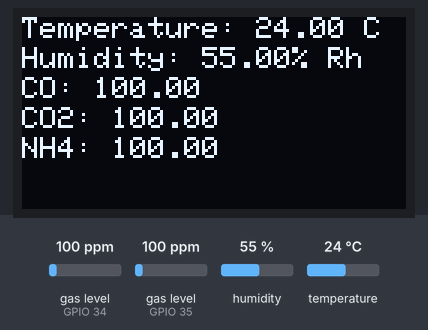
This program was run on a simulated ESP32. On the bench: 128×64 one-colour display. Inputs (shaded band) come from the test bench; at power-on: gas level (sensors on GPIO 34, GPIO 35) 100 ppm, humidity 55 %, temperature 24 °C. WiFi joins after 1.5 s; servers stay silent unless stated; the display library's start-up logo is not drawn; no MQTT or app messages arrive unless stated; what the program prints to the serial monitor is not drawn.

Above: at 4.8 s.
4.9 s: gas level (sensor on GPIO 34) set to 20 ppm
At 8.3 s:
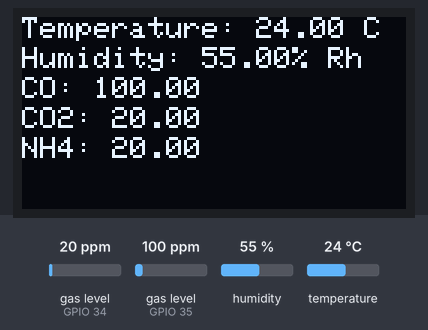
14.1 s: gas level (sensor on GPIO 35) set to 20 ppm
At 18.7 s:
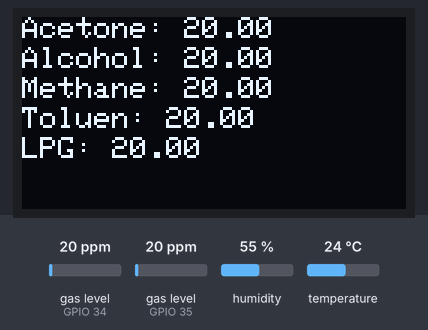
19.4 s: humidity set to 22 %
At 21.3 s:
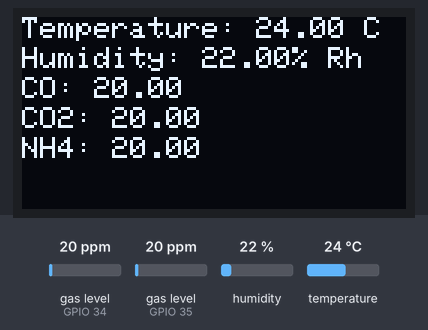
23.5 s: temperature set to 12 °C
At 25.2 s:
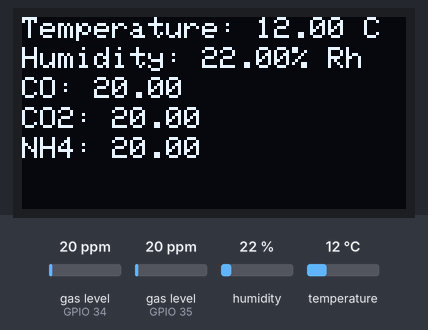
27.6 s: gas level (sensor on GPIO 34) set to 250 ppm
At 29.2 s:
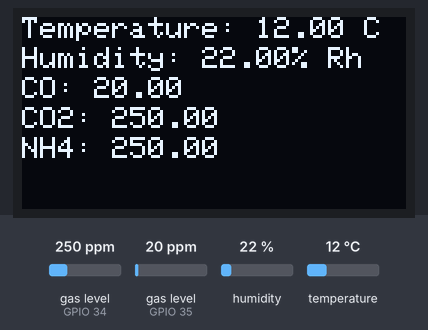
31.7 s: gas level (sensor on GPIO 35) set to 250 ppm
At 33.1 s:
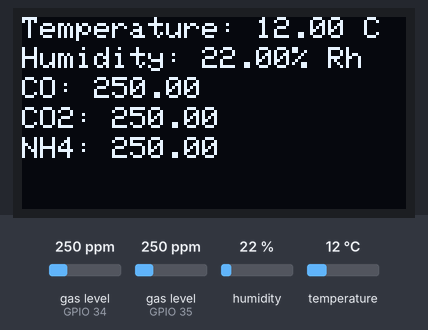
Timing chart, 0 to 34.7 s (numbered marks = the images above; inputs shaded):
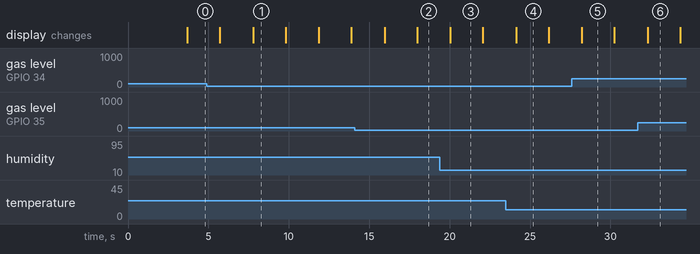

The program:

main.cpp
```cpp
#include <Arduino.h>
#include <WiFi.h>
#include <PubSubClient.h>
#include <Adafruit_Sensor.h>
#include <DHT.h>
#include <MQUnifiedsensor.h>
#include <Wire.h>
#include <Adafruit_GFX.h>
#include <Adafruit_SSD1306.h>

#define DHT_TYPE DHT11
#define DHT_PIN 27
#define MQ135_TYPE "MQ135"
#define MQ135_PIN 34
#define MQ135_CLEAN_AIR_RATIO 3.6
#define MQ9_TYPE "MQ9"
#define MQ9_PIN 35
#define MQ9_CLEAN_AIR_RATIO 9.6
#define BOARD "ESP-32"
#define VOLTAGE_RESOLUTION 3.3
#define ADC_BIT_RESOLUTION 12

const char *wifi_ssid = "WIFI_SSID";
const char *wifi_password = "WIFI_PASSWORD";

const char *mqtt_server = "192.168.0.150";
const char *mqtt_username = "blazkol";
const char *mqtt_password = "blazkol";

const char *temperature_topic = "esp32/temperature";
const char *humidity_topic = "esp32/humidity";
const char *alcohol_topic = "esp32/alcohol";
const char *co2_topic = "esp32/co2";
const char *toluen_topic = "esp32/toluen";
const char *nh4_topic = "esp32/nh4";
const char *acetone_topic = "esp32/acetone";
const char *co_topic = "esp32/co";
const char *lpg_topic = "esp32/lpg";
const char *methane_topic = "esp32/methane";

WiFiClient espClient;
PubSubClient client(espClient);

DHT dht(DHT_PIN, DHT_TYPE);
MQUnifiedsensor MQ135(BOARD, VOLTAGE_RESOLUTION, ADC_BIT_RESOLUTION, MQ135_PIN, MQ135_TYPE);
MQUnifiedsensor MQ9(BOARD, VOLTAGE_RESOLUTION, ADC_BIT_RESOLUTION, MQ9_PIN, MQ9_TYPE);

Adafruit_SSD1306 display = Adafruit_SSD1306(128, 64, &Wire);

float temperature, humidity, alcohol, co2, toluen, nh4, acetone, co, lpg, methane;

void setup_wifi();
void mqtt_reconnect();
void setup_mq135();
void setup_mq9();
void dht11_measure();
void mq135_measure();
void mq9_measure();
void display_readings_1();
void display_readings_2();

void setup() {
  Serial.begin(115200);

  if(!display.begin(SSD1306_SWITCHCAPVCC, 0x3C)) {
    Serial.println(F("SSD1306 allocation failed"));
    for(;;); // Don't proceed, loop forever
  }
  setup_wifi();
  client.setServer(mqtt_server, 1883);
  mqtt_reconnect();
  dht.begin();
  setup_mq135();
  setup_mq9();
  display.display();
  delay(2000);
  display.clearDisplay();
  display.setTextSize(1);
  display.setTextColor(WHITE);
}

void loop() {
  if (!client.connected()) {
    mqtt_reconnect();
  }
  dht11_measure();
  mq135_measure();
  mq9_measure();
  display_readings_1();
  delay(2000);
  display_readings_2();
  delay(2000);
}

void setup_wifi() {
  delay(10);
  Serial.println();
  Serial.print("Connecting to ");
  Serial.println(wifi_ssid);

  WiFi.begin(wifi_ssid, wifi_password);

  while (WiFi.status() != WL_CONNECTED) {
    delay(500);
    Serial.print(".");
  }

  Serial.println("");
  Serial.println("WiFi connected");
  Serial.println("IP address: ");
  Serial.println(WiFi.localIP());
}

void mqtt_reconnect() {
  while (!client.connected()) {
    Serial.print("Attempting MQTT connection...");
    if (client.connect("esp32-client", mqtt_username, mqtt_password)) {
      Serial.println("connected to MQTT");
    } else {
      Serial.print("failed, rc=");
      Serial.print(client.state());
      Serial.println(" try again in 5 seconds");
      delay(5000);
    }
  }
}

void setup_mq135() {
  MQ135.setRegressionMethod(1);
  MQ135.init();
  Serial.print("Calibrating MQ135. Please wait.");

  float calcR0 = 0;
  for(int i = 1; i<=10; i ++) {
    MQ135.update();
    calcR0 += MQ135.calibrate(MQ135_CLEAN_AIR_RATIO);
    Serial.print(".");
  }
  MQ135.setR0(calcR0/10);
  Serial.println(" Done!");

  if(isinf(calcR0)) {
    Serial.println("Warning: Conection issue, R0 is infinite (Open circuit detected) please check your wiring and supply");
    while(1);
  }
  if(calcR0 == 0) {
    Serial.println("Warning: Conection issue found, R0 is zero (Analog pin shorts to ground) please check your wiring and supply");
    while(1);
  }
}

void setup_mq9() {
  MQ9.setRegressionMethod(1);
  MQ9.init();
  Serial.print("Calibrating MQ9. Please wait.");

  float calcR0 = 0;
  for(int i = 1; i<=10; i ++) {
    MQ9.update();
    calcR0 += MQ9.calibrate(MQ9_CLEAN_AIR_RATIO);
    Serial.print(".");
  }
  MQ9.setR0(calcR0/10);
  Serial.println(" Done!");

  if(isinf(calcR0)) {
    Serial.println("Warning: Conection issue, R0 is infinite (Open circuit detected) please check your wiring and supply");
    while(1);
  }
  if(calcR0 == 0) {
    Serial.println("Warning: Conection issue found, R0 is zero (Analog pin shorts to ground) please check your wiring and supply");
    while(1);
  }
}

void dht11_measure() {
  temperature = dht.readTemperature();
  humidity = dht.readHumidity();

  char payload[10];
  if(!isnan(temperature)) {
    sprintf(payload, "%.2f", temperature);
    Serial.print("Temperature payload: ");
    Serial.println(payload);
    client.publish(temperature_topic, payload);
  }
  if(!isnan(humidity)) {
    sprintf(payload, "%.2f", humidity);
    Serial.print("Humidity payload: ");
    Serial.println(payload);
    client.publish(humidity_topic, payload);
  }

  Serial.println("");
}

void mq135_measure() {
  MQ135.update();

  /*
  Exponential regression:
  GAS      | a      | b
  Alcohol  | 77.255 | -3.18
  CO2      | 110.47 | -2.862
  Toluen   | 44.947 | -3.445
  NH4      | 102.2  | -2.473
  Acetone   | 34.668 | -3.369
  */

  MQ135.setA(77.255); //Configure the equation to calculate Alcohol concentration value
  MQ135.setB(-3.18);
  alcohol = MQ135.readSensor();

  MQ135.setA(110.47); // Configure the equation to calculate CO2 concentration value
  MQ135.setB(-2.862);
  co2 = MQ135.readSensor();

  MQ135.setA(44.947); // Configure the equation to calculate Toluen concentration value
  MQ135.setB(-3.445);
  toluen = MQ135.readSensor();

  MQ135.setA(102.2); // Configure the equation to calculate NH4 concentration value
  MQ135.setB(-2.473);
  nh4 = MQ135.readSensor();

  MQ135.setA(34.668); // Configure the equation to calculate Acetone concentration value
  MQ135.setB(-3.369);
  acetone = MQ135.readSensor();

  char payload[10];
  sprintf(payload, "%.2f", alcohol);
  Serial.print("Alcohol payload: ");
  Serial.println(payload);
  client.publish(alcohol_topic, payload);
  sprintf(payload, "%.2f", co2);
  Serial.print("CO2 payload: ");
  Serial.println(payload);
  client.publish(co2_topic, payload);
  sprintf(payload, "%.2f", toluen);
  Serial.print("Toluen payload: ");
  Serial.println(payload);
  client.publish(toluen_topic, payload);
  sprintf(payload, "%.2f", nh4);
  Serial.print("NH4 payload: ");
  Serial.println(payload);
  client.publish(nh4_topic, payload);
  sprintf(payload, "%.2f", acetone);
  Serial.print("Acetone payload: ");
  Serial.println(payload);
  client.publish(acetone_topic, payload);
  Serial.println("");
}

void mq9_measure() {
  MQ9.update();

  /*
  Exponential regression:
  GAS     | a      | b
  CO      | 599.65 | -2.244
  LPG     | 1000.5 | -2.186
  Methane | 4269.6 | -2.648
  */

  MQ9.setA(599.65); // Configure the equation to calculate CO concentration
  MQ9.setB(-2.244);
  co = MQ9.readSensor();

  MQ9.setA(1000.5); // Configure the equation to calculate LPG concentration
  MQ9.setB(-2.186);
  lpg = MQ9.readSensor();

  MQ9.setA(4269.6); // Configure the equation to calculate Methane concentration
  MQ9.setB(-2.648);
  methane = MQ9.readSensor();

  char payload[10];
  sprintf(payload, "%.2f", co);
  Serial.print("CO payload: ");
  Serial.println(payload);
  client.publish(co_topic, payload);
  sprintf(payload, "%.2f", lpg);
  Serial.print("LPG payload: ");
  Serial.println(payload);
  client.publish(lpg_topic, payload);
  sprintf(payload, "%.2f", methane);
  Serial.print("Methane payload: ");
  Serial.println(payload);
  client.publish(methane_topic, payload);
  Serial.println("");
}

void display_readings_1() {
  display.clearDisplay();

  display.setCursor(0,0);
  display.print("Temperature: ");
  display.print(temperature);
  display.print(" C");
  display.setCursor(0,10);
  display.print("Humidity: ");
  display.print(humidity);
  display.print("% Rh");
  display.setCursor(0,20);
  display.print("CO: ");
  display.print(co);
  display.setCursor(0,30);
  display.print("CO2: ");
  display.print(co2);
  display.setCursor(0,40);
  display.print("NH4: ");
  display.print(nh4);

  display.display();
}

void display_readings_2() {
  display.clearDisplay();

  display.setCursor(0,0);
  display.print("Acetone: ");
  display.print(acetone);
  display.setCursor(0,10);
  display.print("Alcohol: ");
  display.print(alcohol);
  display.setCursor(0,20);
  display.print("Methane: ");
  display.print(methane);
  display.setCursor(0,30);
  display.print("Toluen: ");
  display.print(toluen);
  display.setCursor(0,40);
  display.print("LPG: ");
  display.print(lpg);

  display.display();
}
```

Measured:
- after the input at 4.9 s, the display: first differs from a run without the input after 2.9 s (image 1)
- after the input at 14.1 s, the display: first changes after 1.9 s (image 2 shows a later state)
- after the input at 19.4 s, the display: changes after 0.65 s (image 3)
- after the input at 23.5 s, the display: changes after 0.64 s (image 4)
- after the input at 27.6 s, the display: changes after 0.62 s (image 5)
- after the input at 31.7 s, the display: changes after 0.61 s (image 6)
- what the display in image 1 shows lasts 2.0 s, from 7.8 s to 9.8 s
